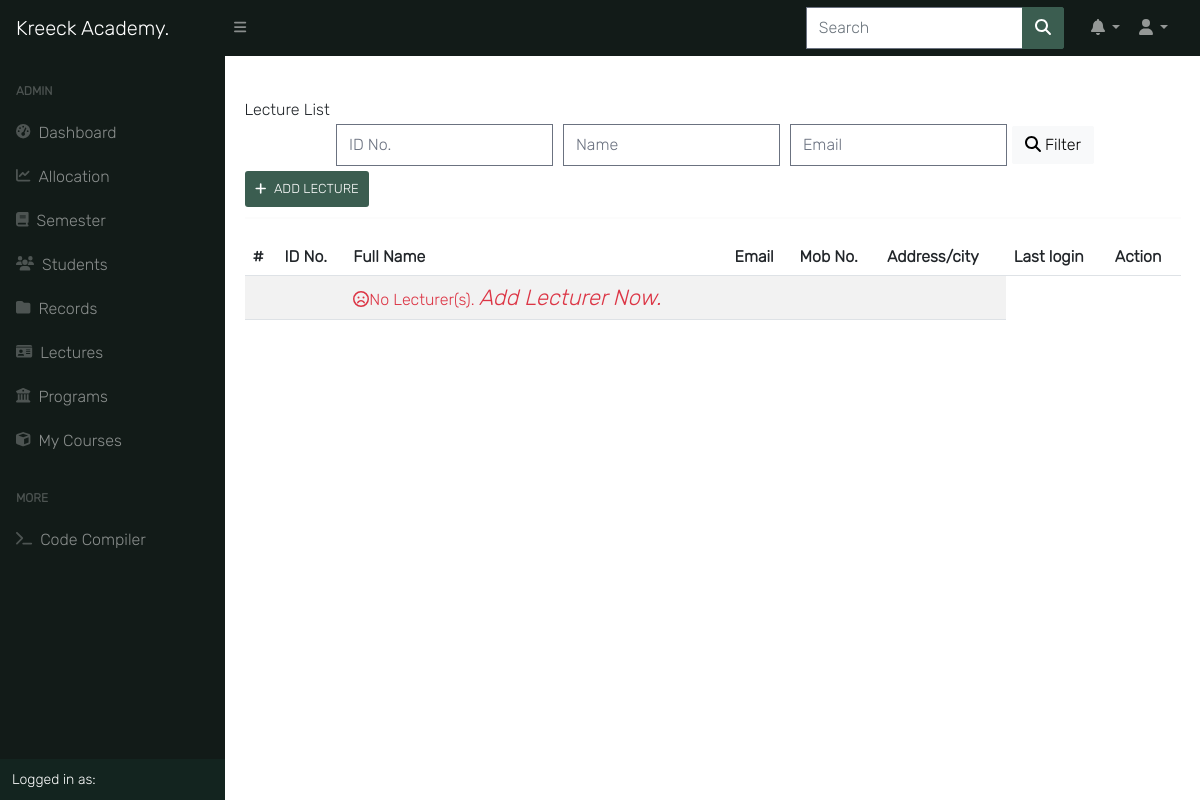
The page /auth/lecturers/ (signed in) on the database as committed earlier.
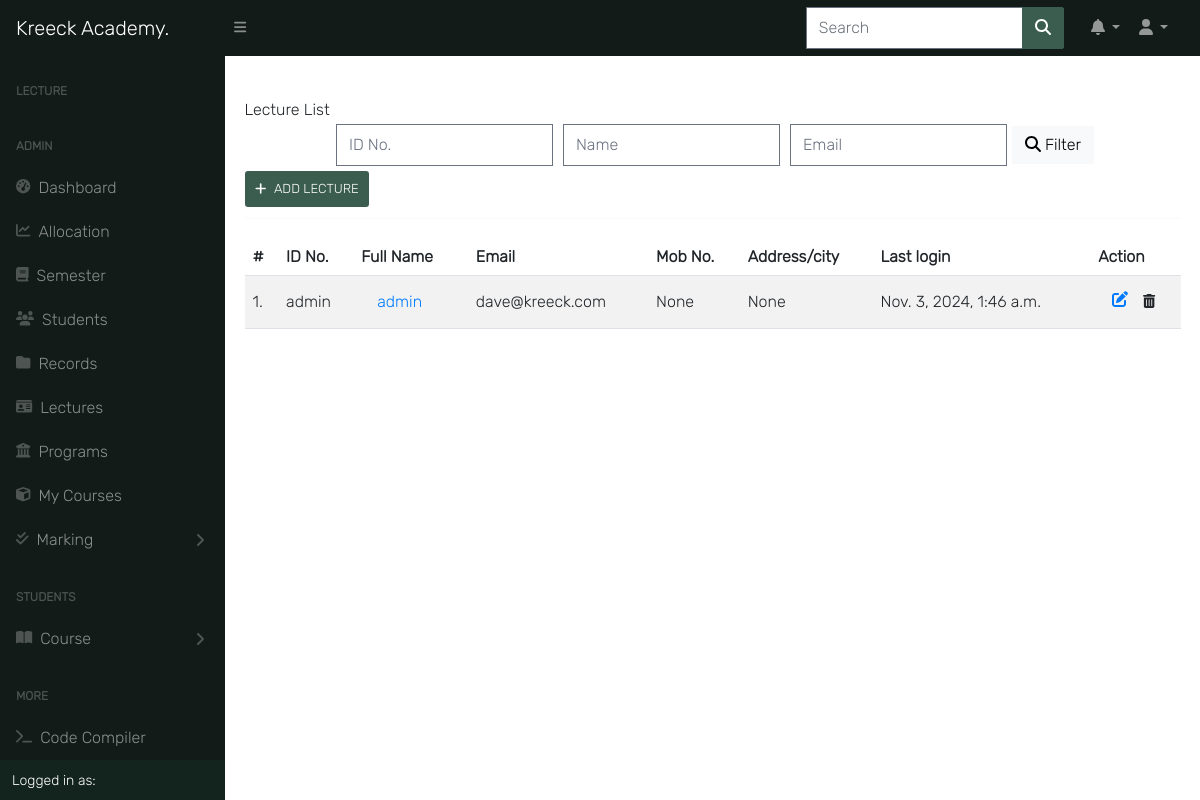
The same page on the database as committed later.
### accounts/models.py (models this page shows, shortened)
class User(AbstractUser):
    is_student = models.BooleanField(default=False)
    is_lecturer = models.BooleanField(default=False)
    is_parent = models.BooleanField(default=False)
    is_dep_head = models.BooleanField(default=False)
    phone = models.CharField(max_length=60, blank=True, null=True)
    address = models.CharField(max_length=60, blank=True, null=True)
    picture = models.ImageField(upload_to='profile_pictures/%y/%m/%d/', default='default.png', null=True)
    email = models.EmailField(blank=True, null=True)
    username_validator = ASCIIUsernameValidator()
    objects = UserManager()
    @property
    def get_full_name(self):
        full_name = self.username
        if self.first_name and self.last_name:
            full_name = self.first_name + " " + self.last_name
        return full_name

### accounts/views.py (the view)
# urls.py: path('lecturers/', LecturerListView.as_view(), name='lecturer_list'),
@method_decorator([login_required, admin_required], name='dispatch')
class LecturerListView(ListView):
    queryset = User.objects.filter(is_lecturer=True)
    template_name = "accounts/lecturer_list.html"
    paginate_by = 10  # if pagination is desired
    def get_context_data(self, **kwargs):
        context = super().get_context_data(**kwargs)
        context['title'] = "Lecturers | Kreeck Academy"
        return context

### templates/accounts/lecturer_list.html (shortened to what this page needs)
{% extends 'base.html' %}
{% load crispy_forms_tags %}
{% block content %}
<h3 class="mt mt-4">Lecture List</h3>
<div class="content-center">
    <form class="search-form" action="" method="POST">{% csrf_token %}
        <input class="au-input" type="text" name="id_no" placeholder="ID No." value="{{ request.GET.id_no }}"/>
        <input class="au-input" type="text" name="name" placeholder="Name" value="{{ request.GET.name }}"/>
        <input class="au-input" type="text" name="email" placeholder="Email" value="{{ request.GET.email }}"/>
        <button class="btn btn-light" type="submit">
            <i class="fas fa-search"></i>  Filter
        </button>
    </form>
</div>
{% if request.user.is_superuser %}
<a class="add-button" href="{% url 'add_lecturer' %}"><i class="fas fa-plus"></i>Add Lecture</a>
{% endif %}
<hr>
<br>
<div class="table-responsive">
    <table  class="table table-striped ">
        <thead class="thead thead-dark">
            <tr>
                <th scope="col">#</th>
                <th scope="col"> ID No. </th>
                <th scope="col"> Full Name </th>
                <th scope="col"> Email </th>
                <th scope="col"> Mob No. </th>
                <th scope="col"> Address/city </th>
                <th scope="col"> Last login </th>
                {% if request.user.is_superuser %}
                <th scope="col"> Action </th>
                {% endif %}
            </tr>
        </thead>
        <tbody>
            {% for lecturer in object_list %}
            <tr>
                <td data-label="#"> {{ forloop.counter }}.</td>
                <td data-label="Username">{{ lecturer.username }}</td>
                <td data-label="Full Names"><a href="{% url 'profile_single' lecturer.id %}">{{ lecturer.get_full_name }}</a></td>
                <td data-label="Email">{{ lecturer.email }}</td>
                <td data-label="Phone">{{ lecturer.phone }}</td>
                <td data-label="Address">{{ lecturer.address }}</td>
                <td data-label="Last Login">{{ lecturer.last_login }}</td>
                {% if request.user.is_superuser %}
                <td >
                    <div class="update-delete">
                        <a href="{% url 'staff_edit' pk=lecturer.pk %}" class="update"><i class="fas fa-edit"></i></a>
                        <form action="{% url 'lecturer_delete' pk=lecturer.pk %}">{% csrf_token %}
                            <button type="submit" class="btn btn-sm"><i class="fas fa-trash-alt"></i></button>
                        </form>
                    </div>
                </td>
                {% endif %}
                {% empty %}
                <tr>
                    <td></td>
                    <td></td>
                    <td>
                    <span class="text-danger">
                    <i class="far fa-frown"></i>No Lecturer(s).
                    {% if request.user.is_superuser %}
                    <a href="{% url 'add_lecturer' %}">
                    <i class="primary" style="font-size: 22px;">
                        Add Lecturer Now.
                    </i>
                    {% endif %}
                    </a>
                    </span>
                </td>
                <td></td>
                <td></td>
                <td></td>
                </tr>
            {% endfor %}
        </tbody>
        </table>
</div>
</div>
</div>
{% endblock content %}

### templates/base.html (shortened to what this page needs)
{% load static %}
<!DOCTYPE html>
<html lang="en">
{% load static tailwind_tags %}
<head>
  <link href="https://cdn.jsdelivr.net/npm/simple-datatables@7.1.2/dist/style.min.css" rel="stylesheet" />
  <link href="{% static 'css/new-styles.css' %}" rel="stylesheet" />
  <link rel="stylesheet" type="text/css" href="{% static 'css/bootstrap.min.css' %}" />
  <link rel="stylesheet" type="text/css" href="{% static 'css/all.css' %}" />
  <link rel="stylesheet" type="text/css" href="{% static 'css/style.css' %}" />
  <link href="https://fonts.cdnfonts.com/css/inter" rel="stylesheet">
  <link href="https://fonts.cdnfonts.com/css/poppins" rel="stylesheet">
  {% tailwind_css %}
</head>
<body>
  <nav class="sb-topnav navbar navbar-expand navbar-dark bg-dark">
    <a class="navbar-brand ps-3" style="font-family: 'Inter', sans-serif" href="{% url 'landing_page' %}">Kreeck
      Academy<span>.</span></a>
    <a class="btn btn-link btn-sm order-1 order-lg-0 me-4 me-lg-0" id="sidebarToggle" href="">
      <i class="fas fa-bars"></i>
    </a>
    <form class="d-none d-md-inline-block form-inline ms-auto me-0 me-md-3 my-2 my-md-0" action="{% url 'query' %}"
      method="GET">
      <div class="input-group">
        <input id="primary-search" class="form-control" type="text" placeholder="Search" aria-label="Search for..."
          name="q" value="{{ request.GET.q }}" aria-describedby="btnNavbarSearch" />
        <button class="btn btn-primary" type="submit">
          <i class="fas fa-search"></i>
        </button>
      </div>
    </form>
    <ul class="navbar-nav ms-auto ms-md-0 me-3 me-lg-4">
      <li class="nav-item dropdown">
        <a class="nav-link dropdown-toggle" id="navbarDropdown" href="#" role="button" data-bs-toggle="dropdown"
          aria-expanded="false"><i class="fas fa-bell fa-fw"></i></a>
      </li>
      <li class="nav-item dropdown">
        <a class="nav-link dropdown-toggle" id="navbarDropdown" href="#" role="button" data-bs-toggle="dropdown"
          aria-expanded="false"><i class="fas fa-user fa-fw"></i></a>
      </li>
    </ul>
  </nav>
  <div id="layoutSidenav">
    <div id="layoutSidenav_nav">
      <nav class="sb-sidenav accordion sb-sidenav-dark" id="sidenavAccordion">
        <div class="sb-sidenav-menu">
          <div class="nav">
            {% if request.user.is_lecturer %}
            <div class="sb-sidenav-menu-heading">Lecture</div>
            {% endif %} {% if request.user.is_superuser %}
            <div class="sb-sidenav-menu-heading">Admin</div>
            <a class="nav-link" href="{% url 'home' %}">
              <div class="sb-nav-link-icon">
                <i class="fas fa-tachometer-alt"></i>
              </div>
              Dashboard
            </a>
            <a class="nav-link" href="{% url 'course_allocation_view' %}">
              <div class="sb-nav-link-icon">
                <i class="fas fa-line-chart"></i>
              </div>
              Allocation
            </a>
            <a class="nav-link" href="{% url 'semester_list'%} ">
              <div class="sb-nav-link-icon">
                <i class="fas fa-book"></i>
              </div>
              Semester
            </a>
            <a class="nav-link" href="{% url 'student_list'%}">
              <div class="sb-nav-link-icon">
                <i class="fas fa-users"></i>
              </div>
              Students
            </a>
            <a class="nav-link" href="{% url 'records_dashboard'%}">
              <div class="sb-nav-link-icon">
                <i class="fa-solid fa-folder"></i>
              </div>
              Records
            </a>
            <a class="nav-link" href="{% url 'lecturer_list'%}">
              <div class="sb-nav-link-icon">
                <i class="fas fa-id-card"></i>
              </div>
              Lectures
            </a>
            {% endif %}
            <a class="nav-link" href="{% url 'programs'%}">
              <div class="sb-nav-link-icon">
                <i class="fas fa-institution"></i>
              </div>
              Programs
            </a>
            <a class="nav-link" href="{% url 'user_course_list' %}">
              <div class="sb-nav-link-icon">
                <i class="fas fa-cube"></i>
              </div>
              My Courses
            </a>
            {% if request.user.is_lecturer %}
            <a class="nav-link collapsed" href="" data-bs-toggle="collapse" data-bs-target="#collapseLayouts"
              aria-expanded="false" aria-controls="collapseLayouts">
              <div class="sb-nav-link-icon">
                <i class="fas fa-check-double"></i>
              </div>
              Marking
              <div class="sb-sidenav-collapse-arrow">
                <i class="fas fa-angle-down"></i>
              </div>
            </a>
            {% endif %} {% if request.user.is_student %}
            <div class="sb-sidenav-menu-heading">Students</div>
            <a class="nav-link collapsed" href="" data-bs-toggle="collapse" data-bs-target="#collapsePages"
              aria-expanded="false" aria-controls="collapsePages">
              <div class="sb-nav-link-icon">
                <i class="fas fa-book-open"></i>
              </div>
              Course
              <div class="sb-sidenav-collapse-arrow">
                <i class="fas fa-angle-down"></i>
              </div>
            </a>
            {% endif %} {% if request.user.is_superuser %}
            <div class="sb-sidenav-menu-heading">More</div>
            <a class="nav-link" href="{% url 'compiler' %}">
              <div class="sb-nav-link-icon">
                <i class="fas fa-terminal"></i>
              </div>
              Code Compiler
            </a>
            {% endif %}
          </div>
        </div>
        <div class="sb-sidenav-footer">
          <div class="small">Logged in as:</div>
        </div>
      </nav>
    </div>
    <div id="layoutSidenav_content">
      <main class="main-content-box">
        {% block content %} {% endblock content %}
</body>
</html>

### static/css/all.css (style rules this page uses)
.fa-fw { text-align: center; width: 1.25em; }
.fa-angle-down:before { content: "\f107"; }
.fa-bars:before { content: "\f0c9"; color: white; }
.fa-bell:before { content: "\f0f3"; }
.fa-book:before { content: "\f02d"; }
.fa-book-open:before { content: "\f518"; }
.fa-chart-line:before { content: "\f201"; }
.fa-check-double:before { content: "\f560"; }
.fa-cube:before { content: "\f1b2"; }
.fa-folder:before { content: "\f07b"; }
.fa-id-card:before { content: "\f2c2"; }
.fa-plus:before { content: "\f067"; }
.fa-terminal:before { content: "\f120"; }
.fa-user:before { content: "\f007"; }
.fa-users:before { content: "\f0c0"; }

### static/css/style.css (style rules this page uses)
*, body { font-family: "Inter", sans-serif; }
body { background-color: #ffffff; }
.btn { border-radius: 2px; }
.table td, .table th { vertical-align: middle; }
.table tbody > tr > td > a { display: -webkit-box; display: -ms-flexbox; display: flex; color: #007bff; padding: 0.5rem 1rem; -webkit-transition: 0.2s; transition: 0.2s; }
.content-center { display: -webkit-box; display: -ms-flexbox; display: flex; -webkit-box-pack: center; -ms-flex-pack: center; justify-content: center; -ms-flex-wrap: wrap; flex-wrap: wrap; max-width: 1500px; }
.search-form { display: -webkit-box; display: -ms-flexbox; display: flex; -ms-flex-wrap: wrap; flex-wrap: wrap; -webkit-box-align: center; -ms-flex-align: center; align-items: center; }
.search-form input { margin: 5px; }
li { list-style: none; }
.au-input { display: -webkit-box; display: -ms-flexbox; display: flex; width: auto; line-height: 35px; border: 1.8px solid #adb5bd; font-family: inherit; font-size: 13px; color: #adb5bd; background: transparent; padding: 0 17px; border-radius: 100px; -webkit-transition: all 0.2s ease; transition: all 0.2s ease; }
.dropdown { display: -webkit-box; display: -ms-flexbox; display: flex; -webkit-box-align: center; -ms-flex-align: center; align-items: center; position: relative; }
hr { margin: 10px 0px; border: 0.5px solid #f3f2f2; }
a { color: #666; text-decoration: none; }
.update-delete { display: -webkit-box; display: -ms-flexbox; display: flex; -webkit-box-pack: center; -ms-flex-pack: center; justify-content: center; }
.update { display: -webkit-inline-box; display: -ms-inline-flexbox; display: inline-flex; margin-right: 1px; padding: 5px; color: #007bff; border-radius: 0.3em; -webkit-transition: 0.2s; transition: 0.2s; }
.add-button { display: -webkit-inline-box; display: -ms-inline-flexbox; display: inline-flex; -webkit-box-align: center; -ms-flex-align: center; align-items: center; text-transform: uppercase; text-align: center; background:#3b5d50; color: #fff; padding: 10px; margin-bottom: 10px; cursor: pointer; border-radius: 3px; -webkit-transition: 0.5s; transition: 0.5s; font-size: 13px; }
.add-button .fa-plus { margin-right: 8px; }

### templates/base.html (style rules this page uses)
.main-content-box { padding: 2%; }

Rows that differ between the two databases and show on the page:
now on this page (row edited): User: username "admin", get_full_name "admin", email "dave@kreeck.com", phone "None", address "None", last_login "Nov. 3, 2024, 1:46 a.m.", is_superuser True (drawn)
changed User: is_lecturer False → True (drawn); is_student False → True (drawn)
Other text that changed with them:
text no longer shown: "No Lecturer(s). Add Lecturer Now."
text now shown: "LECTURE Marking STUDENTS Course"
